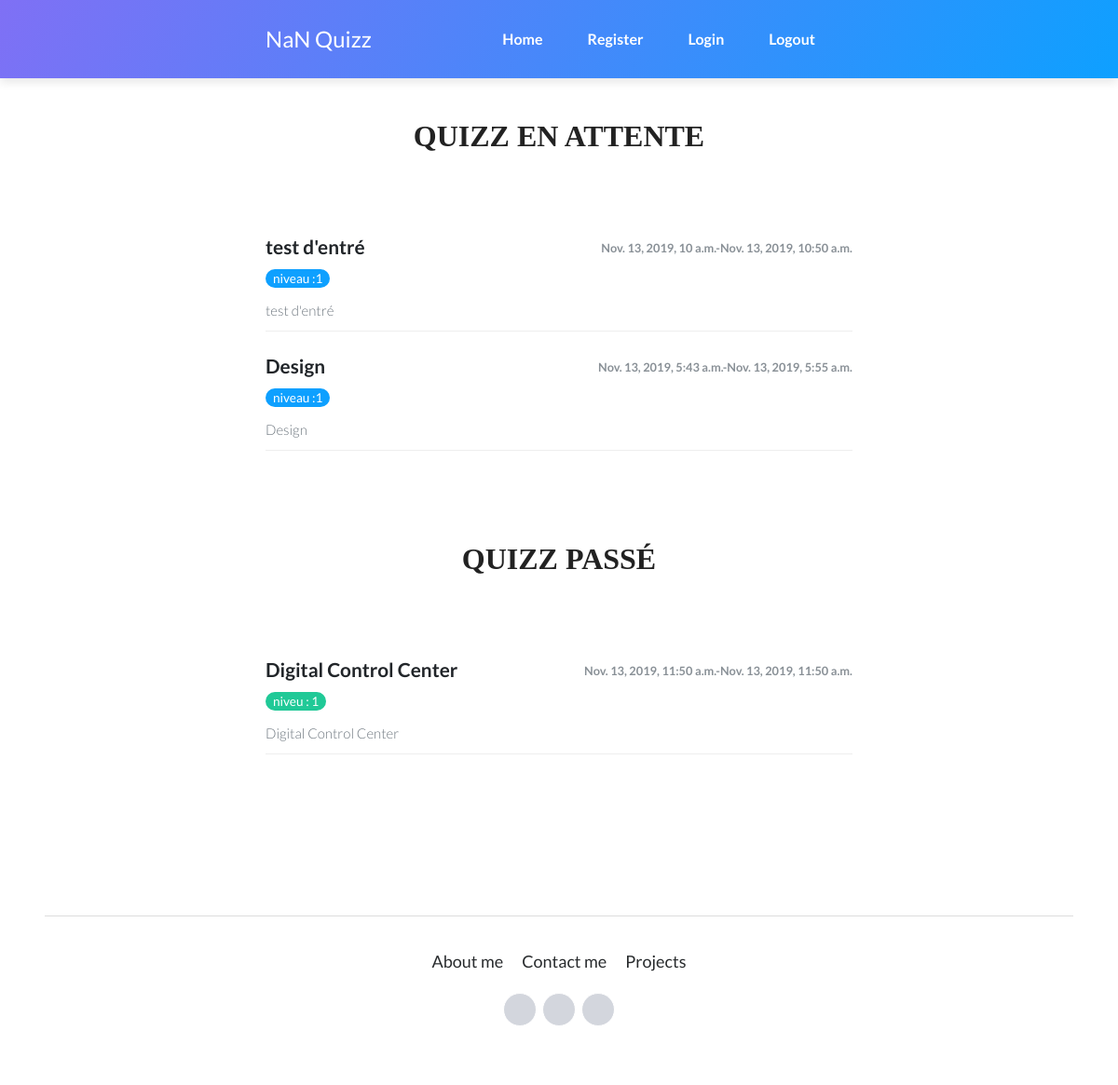
The page / (signed in) on the database its author committed.
### quizzapp/models.py (models this page shows, shortened)
class Timemodels(models.Model):
    statut = models.BooleanField(default=False)
    date_add =  models.DateTimeField(auto_now_add=True)
    date_update =  models.DateTimeField(auto_now=True)
    class Meta:
        abstract = True

class Quizz(Timemodels):
    specialisation = models.ForeignKey('Specialisation', related_name='quizzs', on_delete=models.CASCADE)
    titre = models.CharField(max_length=50)
    niveau = models.PositiveIntegerField()
    qpv = models.PositiveIntegerField()
    date_debut = models.DateTimeField()
    date_fin = models.DateTimeField()
    duree = models.TimeField()
    class Meta:
        verbose_name = 'Quizz'
        verbose_name_plural = 'Quizzs'
    def __str__(self):
        return "{}: {}".format(self.specialisation, self.titre)

### quizzapp/views.py (the view)
# urls.py: 2. Add a URL to urlpatterns:  path('', views.home, name='home')
@login_required(login_url='connexionuser')
def home(request):
    now = datetime.now()
    now = pytz.utc.localize(now)
    q = models.Quizz.objects.filter(statut=True).filter(specialisation = request.user.profile.specialisation)
    qt = models.Quizz.objects.filter(statut=False).filter(specialisation__nom = request.user.profile.specialisation)
    b = q.count()
    print(b,'2222222')
    print(q,'++++++++++++++++++++++++11111111')
    print(qt.count())
    data={
        'q': q,
        'qt': qt,
        'b':b,
    }
    return render(request, 'pages/index.html',data)

### quizzapp/models.py (called while the page is built)
    def __str__(self):
        return self.nom

### templates/pages/index.html
{% extends 'bases/base.html' %}
{% block content %}
    <main class="page cv-page" style="margin-top: 50px">
        <section class="portfolio-block cv">
            {% if b == 0 %}
            <div class="container">
                <div class="work-experience group">
                    <div class="heading">
                        <h2 class="text-center">Vous n'avez pas de quiz disponible</h2>
                    </div>
                </div>
            </div>
            {% else %}
            <div class="container">
                <div class="work-experience group">
                    <div class="heading">
                        <h2 class="text-center">Quizz en attente</h2>
                    </div>
                    {% for qatt in q %}
                    <div class="item">
                        <div class="row">
                            <div class="col-md-6">
                                <h3>{{ qatt.titre }}</h3>
                                <h4 class="organization">niveau :{{ qatt.niveau }} </h4>
                            </div>
                            <div class="col-md-6"><span class="period">{{ qatt.date_debut }}-{{ qatt.date_fin }}</span></div>
                        </div>
                        <p class="text-muted">{{ qatt.titre }}<br></p>
                    </div>
                    {% endfor %}
                 </div>
                {% if qt %}
                <div class="education group">
                    <div class="heading">
                        <h2 class="text-center">Quizz passé</h2>
                    </div>
                    {% for qpass in qt %}
                    <div class="item">
                        <div class="row">
                            <div class="col-md-6">
                                <h3>{{ qpass.titre }}</h3>
                                <h4 class="organization">niveu : {{ qpass.niveau }}</h4>
                            </div>
                            <div class="col-6"><span class="period">{{ qpass.date_debut  }}-{{ qpass.date_fin }}</span></div>
                        </div>
                        <p class="text-muted">{{ qpass.titre }}</p>
                    </div>
                    {% endfor %}
                </div>
                {% endif %}
            </div>
            {% endif %}
        </section>
    </main>
{% endblock content %}

### static/compt/css/style.css (style rules this page uses)
p { margin-bottom: 0px; font-size: 15px; color: #777; }
h2 { line-height: 1.66; margin: 0; padding: 0; font-weight: 900; color: #222; font-family: 'Montserrat'; font-size: 24px; text-transform: uppercase; text-align: center; margin-bottom: 40px; }
.container { width: 660px; position: relative; margin: 0 auto; }

### rows shown on the page
Quizz: titre "test d'entré", niveau "1", date_debut "Nov. 13, 2019, 10 a.m.", date_fin "Nov. 13, 2019, 10:50 a.m."
Quizz: titre "Design", niveau "1", date_debut "Nov. 13, 2019, 5:43 a.m.", date_fin "Nov. 13, 2019, 5:55 a.m."
Quizz: titre "Digital Control Center", niveau "1", date_debut "Nov. 13, 2019, 11:50 a.m.", date_fin "Nov. 13, 2019, 11:50 a.m."
